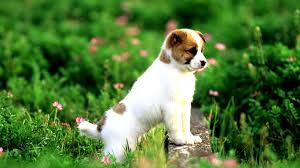
#> input picture dog.jpeg, 300 x 168 px, found by its file name
$ jupyter execute --allow-errors dsb_task.ipynb
#> lines starting #> are read from the running program, lines starting #| are printed output that depends on the picture
[cell 1]
# Task#01: Basics of Octave/ MATLAB / Python

import matplotlib.pyplot as pyplot
import numpy as np

[cell 2]
# Task#02: Create a Sinusoidal Signal y(n) and plot the signal.

A = 4
fs = 60
f = 3
sample = 80

x = np.arange(sample)
y = A*np.sin(2 * np.pi * f *x / fs)

pyplot.rcParams["figure.figsize"] = (16,8)

pyplot.plot(x, y)
pyplot.stem(x, y, '--')
pyplot.xlabel("Amplitude")
pyplot.ylabel("Frequency")
pyplot.show()
#> figure, not shown here; curve peaks at x = 5, y = 4; curve peaks at x = 5, y = 4

[cell 3]
#Task#03: Create 3 Sinusoidal signal y1, y2, y3. then combine them and plot it.

A = 4
fs = 60
f1 = 5
f2 = 10
f3 = 15
sample = 60

x = np.arange(sample)
y1 = A * np.sin(2 * np.pi * f1 * (x/fs))
y2 = A * np.sin(2 * np.pi * f2 * (x/fs))
y3 = A * np.sin(2 * np.pi * f3 * (x/fs))


pyplot.rcParams["figure.figsize"] = (16,8)

pyplot.subplot(221, frameon=True)
pyplot.stem(x,y1)
pyplot.plot(x,y1)
pyplot.title('1st')

pyplot.subplot(222, frameon=True)
pyplot.stem(x,y2)
pyplot.plot(x,y2)
pyplot.title('2nd')

pyplot.subplot(223, frameon=True)
pyplot.stem(x,y3)
pyplot.plot(x,y3)
pyplot.title('3rd')

y = y1+y2+y3
pyplot.subplot(224, frameon=True)
pyplot.stem(x,y)
pyplot.plot(x,y)
pyplot.title('Combined')

pyplot.xlabel("Amplitude")
pyplot.ylabel("Frequency")

pyplot.show()
#> figure, not shown here; panel 1: curve peaks at x = 3, y = 4; panel 1: curve peaks at x = 3, y = 4; panel 2: curve peaks at x = 31, y = 3.46; panel 2: curve peaks at x = 31, y = 3.46

[cell 4]
#Task#04: Plot the basic signals like unit impulse, unit samples, unit step, exponential, unit ramp (discussed in classes) etc.

pyplot.rcParams["figure.figsize"] = (16,16)

#signal_array = [-3,2,-4,1,0,3,2,1,-1,4]
limit = 4

x = np.arange(-limit+1,limit)

#unit impulse

impulse=[]
for i in range(-limit+1, limit):
    if i==0:
        impulse.append(1)
    else:
        impulse.append(0)

pyplot.subplot(221)
pyplot.axvline(0)
pyplot.axhline(0)
pyplot.xlim(-limit, limit)
pyplot.ylim(-limit, limit)
pyplot.stem(x, impulse)
pyplot.title('Unit Sample Sequence')

#unit step signal

step=[]
for i in range(-limit,-1):
    step.append(0)
for i in range(limit):
    step.append(1)

pyplot.subplot(222)
pyplot.axvline(0)
pyplot.axhline(0)
pyplot.xlim(-limit, limit)
pyplot.ylim(-limit, limit)
pyplot.stem(x,step)
pyplot.title('Unit Step Signal')

#unit ramp

ramp = []

for i in range(-limit,-1):
    ramp.append(0)
for i in range(limit):
    ramp.append(i)

pyplot.subplot(223)
pyplot.axvline(0)
pyplot.axhline(0)
pyplot.xlim(-limit, limit)
pyplot.ylim(-limit, limit)
pyplot.stem(x,ramp)
pyplot.title('Unit Ramp Signal')

#unit exponential

expo = []
power = 3
for i in range(-limit+1,limit):
    expo.append(power**i)

pyplot.subplot(224)
pyplot.axvline(0)
pyplot.axhline(0)
pyplot.xlim(-limit, limit)
pyplot.ylim(-limit*7, limit*7)
pyplot.stem(x,expo)
pyplot.title('Exponential Signal')

[cell 5]
#Task#05: Sampling of a Signal... take a signal then sample using a sampling rate.

fs = 300
f = 10
sample = 60
x = np.arange(sample)

y = np.sin(2 * np.pi * f * x / fs)

pyplot.rcParams["figure.figsize"] = (16,8)

pyplot.ylim(-2, 2)
pyplot.stem(x,y, '--')
pyplot.plot(x,y)

pyplot.show()
#> figure, not shown here; curve peaks at x = 8, y = 0.995; curve peaks at x = 8, y = 0.995

[cell 6]
#Task#06: Sampling Theorem Experiment.

#The sampling theorem states that a continuous signal x(t)
#bandlimited to B Hz can be recovered from its samples x[n] = x(n*T),
#where n is an integer, if T is greater than or equal to 1/(2B)
#without loss of any information. And we call 2B the Nyquist rate.

from numpy import linspace,cos,pi,ceil,floor,arange
from pylab import plot,show,axis

# Signal sampling
B = 10;
tmin = -0.5;
tmax = 0.5;
t = linspace(tmin, tmax, 1000);
x = cos(2*pi*B*t);
plot(t, x)

# using Nyquest rate
T = 1/(2*B);
nmin = ceil(tmin / T);
nmax = floor(tmax / T);
n = arange(nmin,nmax);

x1 = cos(2*pi*f*n*T);
plot(n*T, x1, color='green', marker='o', linestyle='dashed', linewidth=2, markersize=12)

# undersampling
T = 1/15; # 2*B > 15
nmin = ceil(tmin / T);
nmax = floor(tmax / T);
n = arange(nmin,nmax);
x2 = cos(2*pi*f*n*T);
plot(n*T, x2, '-r.',markersize=5)

axis([-0.5, 0.5, -1.5, 1.5])
show()
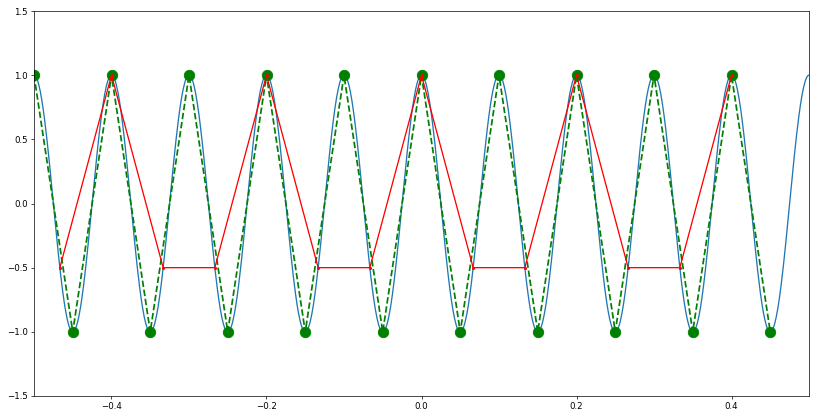
#> figure drawn by matplotlib, 1 panel; curve peaks at x = -0.5, y = 1; curve peaks at x = -0.5, y = 1; curve peaks at x = -0.4, y = 1

[cell 7]
#Task#07: Implement some basic systems like Adder, Multiplier, Delay, Advanced, Fold etc.

signal = [-3,2,-4,1,0,3,2,1,-1]
print('Main Signal: ', signal)

limit = 4

x = np.arange(-limit,len(signal)-limit)

pyplot.rcParams["figure.figsize"] = (10,10)

pyplot.subplot(411)
pyplot.axvline(0)
pyplot.axhline(0)
pyplot.xlim(-10, 10)
pyplot.ylim(-10, 10)
pyplot.stem(x,signal)
pyplot.title('Main signal')


delay_unit = 4
delay = []

for i in range(0,delay_unit):
    delay.append(0)
for i in range(0,len(signal)):
    delay.append(signal[i])

x = np.arange(-limit,len(delay)-limit)

pyplot.subplot(412)
pyplot.axvline(0)
pyplot.axhline(0)
pyplot.xlim(-10, 10)
pyplot.ylim(-10, 10)
pyplot.stem(x,delay)
pyplot.title('Delay signal')


advance_unit = 4
advance = []

for i in range(0,len(signal)):
    advance.append(signal[i])
for i in range(0,advance_unit):
    advance.append(0)


x = np.arange(-(limit+advance_unit),len(advance)-(limit+advance_unit))

pyplot.subplot(413)
pyplot.axvline(0)
pyplot.axhline(0)
pyplot.xlim(-10, 10)
pyplot.ylim(-10, 10)
pyplot.stem(x,advance)
pyplot.title('Advance signal')


fold = []
for i in reversed(signal):
    fold.append(i)

x = np.arange(-limit,len(fold)-limit)

pyplot.rcParams["figure.figsize"] = (10,10)

pyplot.subplot(414)
pyplot.axvline(0)
pyplot.axhline(0)
pyplot.xlim(-10, 10)
pyplot.ylim(-10, 10)
pyplot.stem(x,fold)
pyplot.title('Fold signal')


# Adder and Multipler of Main and Fold signal
adder = []
multiplier = []
for i in range(0, len(signal)):
    adder.append(signal[i]+fold[i])
    multiplier.append(signal[i]*fold[i])

print('Adder: ', adder)
print('Multiplier: ', multiplier)
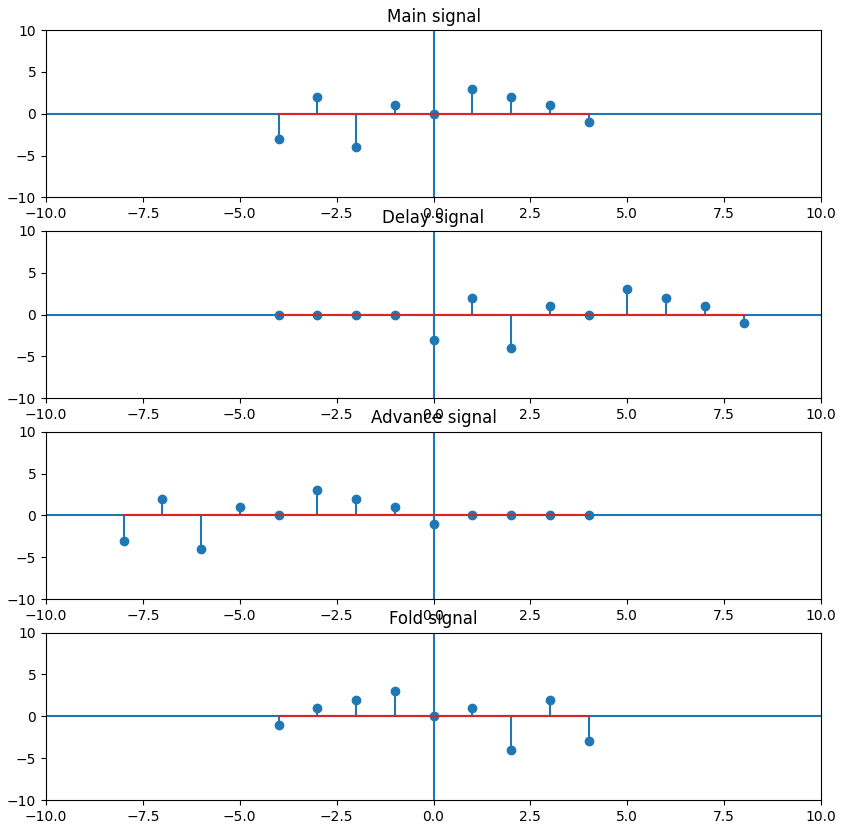
#> figure drawn by matplotlib, 4 panels; panel 2: curve peaks at x = 5, y = 3; panel 3: curve peaks at x = -3, y = 3

[cell 8]
#Task#08: Implement Moving average filter, Median Filter, Accumulator etc.

import scipy

pyplot.rcParams["figure.figsize"] = (16,8)

fs = 90
f1 = 5
f2 = 10
f3 = 15
sample = 100
A = 5

x = np.arange(sample)

y1 = A * np.sin(2 * np.pi * f1 * (x/fs))
y2 = A * np.sin(2 * np.pi * f2 * (x/fs))
y3 = A * np.sin(2 * np.pi * f3 * (x/fs))

y = y1+y2+y3
pyplot.subplot(411)
pyplot.stem(x, y)
pyplot.plot(x, y)
pyplot.title('Main Signal')


Y = y1+y2+y3

#Moving average filter
point = 3
for i in range(int(point/2)):
    Y[i]=0
    Y[i]=y[i]

for i in range(int(point/2),int(len(y)-point/2)):
    Y[i]=0
    for j in range(-int(point/2),int(point/2+1)):
        Y[i] =Y[i]+y[i+j]
    Y[i]/=point

pyplot.subplot(412)
pyplot.stem(x, Y)
pyplot.plot(x, Y)
pyplot.title('Moving average filter')


#Median filter
point = 3
for i in range(int(point/2)):
    Y[i]=y[i]

for i in range(int(point/2),len(y)-int(point/2)):
    Y[i]=0
    a=[]
    for j in range(-int(point/2),int(point/2+1)):
        a.append(y[i+j])
    a.sort()
    Y[i]=a[int(point/2)]

pyplot.subplot(413)
pyplot.stem(x, Y)
pyplot.plot(x, Y)
pyplot.title('Median filter')


#Accumulator fiter
for i in range(len(y)):
    Y[i]=0
    for j in range(i+1):
        Y[i]=Y[i]+y[j]

pyplot.subplot(414)
pyplot.stem(x, Y)
pyplot.plot(x, Y)
pyplot.title('Accumulator filter')
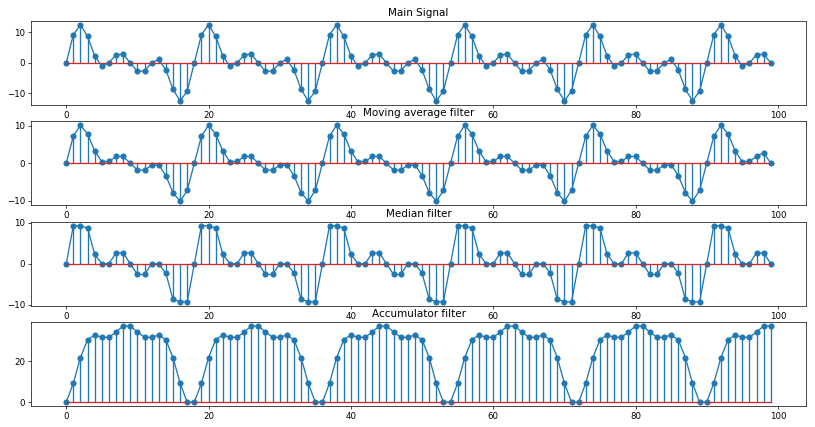
#> figure drawn by matplotlib, 4 panels; panel 1: curve peaks at x = 92, y = 12.47; panel 1: curve peaks at x = 92, y = 12.47; panel 2: curve peaks at x = 56, y = 10.13; panel 2: curve peaks at x = 56, y = 10.13

[cell 9]
#Task#09: Convolution

# Convolution implementation
x= [1,-2,2,1]
h= [1,2,1]
xlen=len(x)
hlen=len(h)

X=[]
H=[]
Y=[]

for i in range(xlen+hlen-1):
    if i<xlen:
        X.append(x[i])
    else:
        X.append(0)

    if i<hlen:
        H.append(h[i])
    else:
        H.append(0)
    Y.append(0)


for i in range(xlen+hlen-1):
    for j in range(xlen+hlen-1):
        Y[i] = Y[i]+X[j]*H[i-j];


# Convolution function
y=np.convolve(x,h)

# Comparison
print(Y, y)

[cell 10]
#Task#10: program to find the DFT/IDFT

#signal=[2,1,2,1]
#n=4
n=int(input())
#> the answer given: 3
signal=[]

for i in range(n):
    x=int(input())
    signal.append(x)
#> this loop made 3 passes; the answer given on pass 1: 3

print(np.fft.fft(signal))
print(np.fft.ifft(np.fft.fft(signal)))

[cell 11]
#Tasks#11: DFT/IDFT -> Composite Sinusoidal Signal to see the frequencies

import scipy.fftpack

# Number of samplepoints
N = 600
# sample spacing
T = 1.0 / 800.0
x = np.linspace(0.0, N*T, N)
print(N*T)
y = np.sin(50.0 * 2.0*np.pi*x) + 0.5*np.sin(80.0 * 2.0*np.pi*x)

pyplot.subplot(211)
pyplot.plot(y)
pyplot.show()
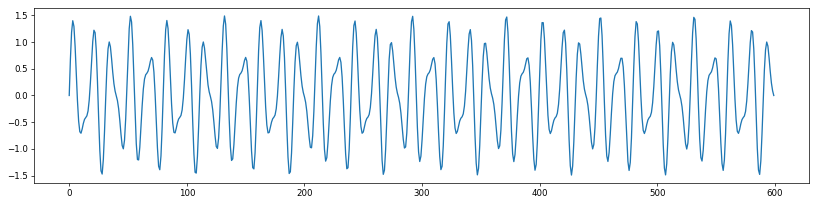
#> figure drawn by matplotlib, 1 panel; curve peaks at x = 132, y = 1.49

yf = scipy.fftpack.fft(y)
xf = np.linspace(0.0, 1.0/(2.0*T), N/2)

pyplot.subplot(212)
pyplot.plot( xf,2.0/N * np.abs(yf[:N//2]))
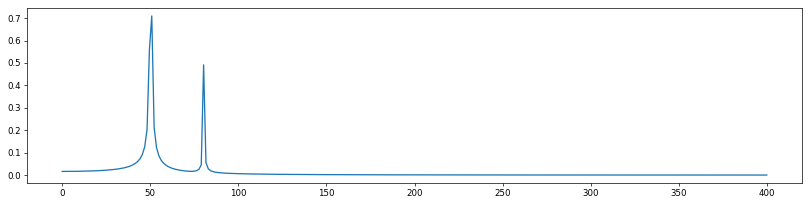
#> figure drawn by matplotlib, 1 panel; curve peaks at x = 50.84, y = 0.709

[cell 12]
#Task#12: Read a .wav, img file and plot them, play / open them. Then apply DFT.

import wave
import sys

#> (the rest of this cell did not finish here and is left out)

[cell 13]
#Task#13: Linear Convolution

#same as Task#9

[cell 14]
#Task#14: circular convolution program

x=[2,1,2,1]
h=[1,2,3,4]

fold=[]
y =[]
Y=[]

# Folding
fold.append(x[0])
for i in range(len(x)-1,0,-1):
    fold.append(x[i])


for i in range(len(x)):
    d=[]
    # Multiplication
    for j in range(len(fold)):
        d.append(fold[j]*h[j])
    # Summation
    sum=0
    for j in range(len(d)):
        sum=sum+d[j]

    y.append(sum)

    shift=[]

    # Shifting anti-clock wise by 1 unit
    shift.append(fold[len(fold)-1])
    for j in range(len(fold)-1):
        shift.append(fold[j])

    fold=shift
print(y)

Y = np.convolve(x,h)
print(Y)

[cell 15]
#Task#15: Linear Convolution by FFT, IFFT [DFT, IDFT]

x = [1,2,3,1]
h = [1,2,1,-1]

c = np.convolve(x,h)

N = len(h) + len(x) -1

H = np.fft.fft(h,N)
X = np.fft.fft(x,N)
Y = X*H
y = np.fft.ifft(Y)
print(y)
print(c)

[cell 16]
#Task#16: Circular convolution by FFT, IFFT [DFT, IDFT]

x1 = [2,1,3,1,4]
x2 = [1,2,7,4,-6]

X1 = np.fft.fft(x1)
X2 = np.fft.fft(x2)

Y = X1*X2
y = np.fft.ifft(Y)

print(y)

#One way
print(np.fft.ifft(np.fft.fft(x1) * np.fft.fft(x2)))

[cell 17]
from pylab import *
import scipy.signal as signal

# Frequency and Phase response
def mfreqz(b,a=1):
    w,h = signal.freqz(b,a)
    h_dB = 20 * log10 (abs(h))
    subplot(211)
    plot(w/max(w),h_dB)
    ylim(-150, 5)
    ylabel('Magnitude (db)')
    xlabel(r'Normalized Frequency (x$\pi$rad/sample)')
    title(r'Frequency response')
    subplot(212)
    h_Phase = unwrap(arctan2(imag(h),real(h)))
    plot(w/max(w),h_Phase)
    ylabel('Phase (radians)')
    xlabel(r'Normalized Frequency (x$\pi$rad/sample)')
    title(r'Phase response')
    subplots_adjust(hspace=0.5)

# Step and Impulse response
def impz(b,a=1):
    l = len(b)
    impulse = repeat(0.,l); impulse[0] =1.
    x = arange(0,l)
    response = signal.lfilter(b,a,impulse)
    subplot(211)
    stem(x, response)
    ylabel('Amplitude')
    xlabel(r'n (samples)')
    title(r'Impulse response')
    subplot(212)
    step = cumsum(response)
    stem(x, step)
    ylabel('Amplitude')
    xlabel(r'n (samples)')
    title(r'Step response')
    subplots_adjust(hspace=0.5)

[cell 18]
#Task#17: FIR Filter Low Pass

n = 51
a = signal.firwin(n, cutoff = 0.3, window = "hamming")
#Frequency and phase response
mfreqz(a)
show()
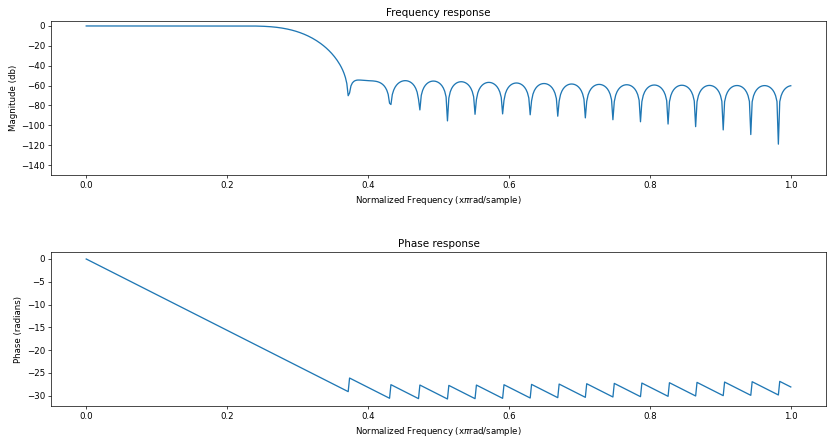
#> figure drawn by matplotlib, 2 panels; panel 1: curve peaks at x = 0.217, y = 0.0306; panel 2: curve peaks at x = 0, y = 0
#Impulse and step response
figure(2)
impz(a)
show()
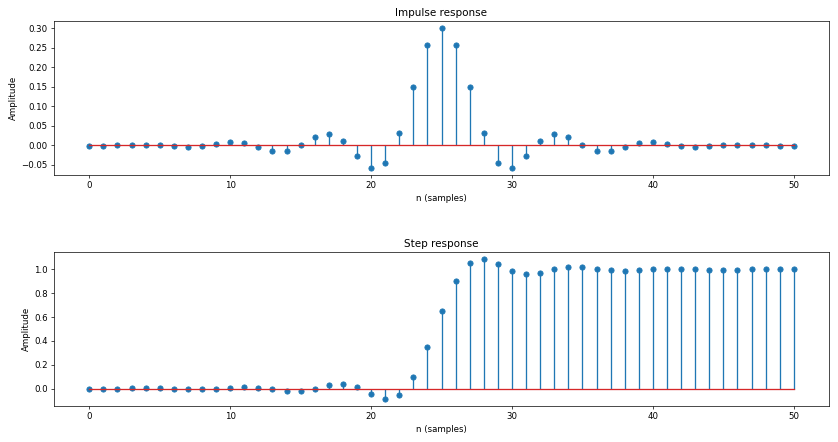
#> figure drawn by matplotlib, 2 panels; panel 1: curve peaks at x = 25, y = 0.3; panel 2: curve peaks at x = 28, y = 1.09

[cell 19]
#Task#18: FIR Filter High Pass

n = 101
#> (the rest of this cell did not finish here and is left out)

[cell 20]
#Task#23: Read an img file -> resize, reshap, flat (numpy, openCV)
#Task#24: image-> gray scale, resize ... other basic operations (OpenCV)

import matplotlib.image as mpimg
from skimage import color
from skimage.transform import rescale, resize, downscale_local_mean

img = mpimg.imread('/home/mahtab/Courses/DSP Lab/digital-signal-processing-tasks/dog.jpeg')
#> img is the input picture: shape (168, 300, 3); mean R, G, B 81.3, 120.4, 57.6


img_resized = resize(img, (100, 100), mode='constant')
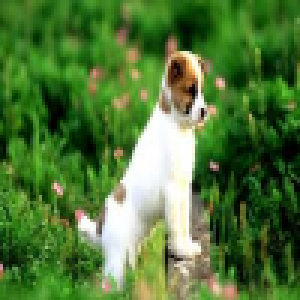
#> img_resized: shape (100, 100, 3) float64 (shown 3 times larger); mean R, G, B 0.319, 0.471, 0.226
img_rescaled = rescale(img, 1.0 / 4.0, mode='constant')
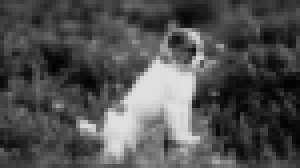
#> img_rescaled: shape (42, 75, 1) float64 (shown 4 times larger); min 0.00524, max 0.883, mean 0.318
img_grey = color.rgb2gray(img)
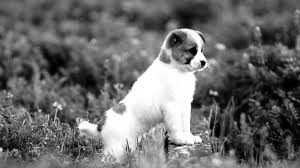
#> img_grey: shape (168, 300) float64; min 0, max 1, mean 0.422


fig, axes = pyplot.subplots(nrows=2, ncols=2)

ax = axes.ravel()

ax[0].imshow(img)
ax[0].set_title("Original image")

ax[1].imshow(img_rescaled)
ax[1].set_title("Rescaled image")

ax[2].imshow(img_resized)
ax[2].set_title("Resized image")

ax[3].imshow(img_grey, cmap='gray')
ax[3].set_title("Greyscale image")

pyplot.tight_layout()
pyplot.show()
